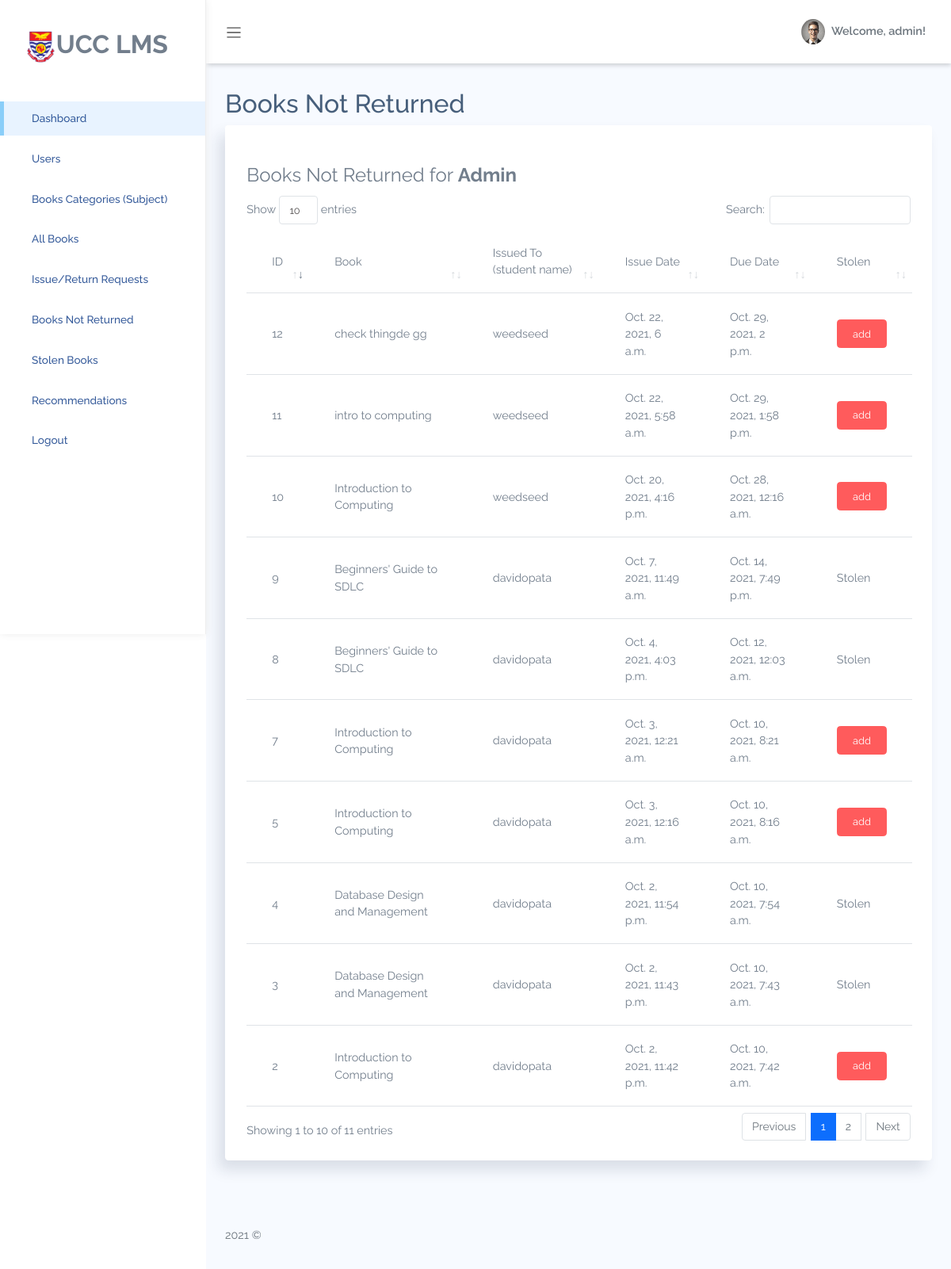
The page /books-not-returned/ (signed in) on the database its author committed.
### ucclms/models.py (models this page shows, shortened)
class BookRecord(models.Model):
    book = ForeignKey(Book, on_delete=models.CASCADE)
    user = models.ForeignKey(User, blank=False, null=False, on_delete=models.CASCADE)
    date_of_issue = models.DateTimeField(auto_now_add=True)
    due_date = models.DateTimeField(blank=True, null=True)
    date_of_return = models.DateTimeField(null=True, blank=True)
    dues = models.IntegerField(null=True, blank=True, default=0 )
    renewals_left = models.IntegerField(null=True, blank=True, default=0 )

class Book(models.Model):
    title = models.CharField(max_length = 255, blank=False, null=False)
    publisher = models.CharField(max_length = 255, blank=True, null=True)
    availability = models.IntegerField(default=0, blank=True, null=True)
    year = models.CharField(max_length = 4, blank=True, null=True)
    author = models.CharField(max_length = 255, blank=True, null=True)
    location = models.CharField(max_length = 255, blank=True, null=True)
    subject = models.ForeignKey(Subject, on_delete=models.SET_NULL, null=True, blank=True, related_name='booksubject')
    is_stolen = models.BooleanField(default=False)
    no_stolen = models.IntegerField(null=True, blank=True, default=0)
    def __str__(self):
        return self.title

### ucclms/decorators.py (the view)
        def wrapper_func(request, *args, **kwargs):
            group = None
            if request.user.groups.exists():
                group = request.user.groups.all()[0].name
            if group in allowed_roles:
                return view_func(request, *args, **kwargs)
            else:
                return HttpResponse('Not authorised to access this page Try <ul><li><a href="/">Home</a></li><li><a href="/login">Login</a></li><li><a href="/admin-dashboard">Admin dashboard</a></li><li><a href="/student-dashboard">Student/Faculty dashboard</a></li></ul>')

### ucclms/views.py (called while the page is built)
@allowed_users(allowed_roles=['admin'])
def booksNotreturned(request):
    book_records = BookRecord.objects.filter(date_of_return=None)
    context = {'dash_title':'Books Not Returned','book_records': book_records}
    return render(request, 'ucclms/student-booksnot.html', context)

### ucclms/templates/ucclms/student-booksnot.html
{% extends 'base.html' %}
{% block content %}
<section class="section">
    <div class="card">
        <div class="card-header">
        </div>
        <div class="card-body">
            <table class='table' id="table_id">
                <legend>Books Not Returned for <strong style="text-transform: capitalize;">{{user}}</strong></legend>
                <thead>
                    <tr>
                        <td>ID</td>
                        <td>Book</td>
                        <td>Issued To (student name)</td>
                        <td>Issue Date</td>
                        <td>Due Date</td>
                        <td>Stolen</td>
                    </tr>
                </thead>
                <tbody>
                    {% for i in book_records %}
                    <tr>
                        <td>{{i.id}}</td>
                        <td>{{i.book}}</td>
                        <td>{{i.user}}</td>
                        <td>{% if i.date_of_issue != None %}
                            {{i.date_of_issue}}
                            {%else%}
                            ----------
                            {%endif%}
                        </td>
                        <td>{% if i.due_date != None %}
                            {{i.due_date}}
                            {%else%}
                            ----------
                            {%endif%}
                        </td>
                        <td>
                            {% if i.book.is_stolen  %}
                            Stolen
                            {% else %}
                            <a href="{% url 'add-stolen-book' i.id %}" class="btn btn-danger btn-sm">add</a>
                            {%endif%}
                        </td>
                    </tr>
                    {% endfor %}
                </tbody>
            </table>
        </div>
    </div>
</section>
{% endblock %}

### templates/base.html (shortened to what this page needs)
<!DOCTYPE html>
{% load static %}
<html lang="en">
<head>
    <link rel="stylesheet" type="text/css" href="{% static 'css/all.min.css' %}">
    <link rel="stylesheet" type="text/css" href="{% static 'css/sign-up.css' %}">
    <link rel="stylesheet" type="text/css" href="{% static 'css/main.css' %}">
    <link rel="stylesheet" type="text/css" href="{% static '/css/dashstyle.css' %}">
    <link href="{% static 'libs/datatables/dataTables.bootstrap4.min.css' %}" rel="stylesheet" type="text/css" />
    <link href="{% static 'libs/datatables/responsive.bootstrap4.min.css' %}" rel="stylesheet" type="text/css" />
    <link href="{% static 'libs/datatables/buttons.bootstrap4.min.css' %}" rel="stylesheet" type="text/css" />
    <link href="{% static 'libs/datatables/select.bootstrap4.min.css' %}" rel="stylesheet" type="text/css" />
    <link rel="stylesheet" href="{% static 'css/bootstrap.css' %}">
    <link rel="stylesheet" href="{% static 'vendors/chartjs/Chart.min.css' %}">
    <link rel="stylesheet" href="{% static 'vendors/perfect-scrollbar/perfect-scrollbar.css' %}">
    <link rel="stylesheet" href="{% static 'css/app.css' %}">
</head>
<body>
    <div id="app">
        <div id="sidebar" class='active'>
            <div class="sidebar-wrapper active">
                <div class="sidebar-header">
                    <img src="{% static '/img/ucc_web_logo.png' %}" alt="" srcset="" height='30px'>UCC LMS
                </div>
                <div class="sidebar-menu">
                    <ul class="menu">
                        <li class="sidebar-item active ">
                            <a href="{% url 'admin-dashboard' %}" class='sidebar-link'>
                                <span>Dashboard</span>
                            </a>
                        </li>
                        <li class="sidebar-item">
                            <a href="{% url 'view-users' %}" class='sidebar-link'>
                                <span>Users</span>
                            </a>
                        </li>
                        <li class="sidebar-item">
                            <a href="{% url 'view-subjects' %}" class='sidebar-link'>
                                <span>Books Categories (Subject)</span>
                            </a>
                        </li>
                        <li class="sidebar-item">
                            <a href="{% url 'view-books' %}" class='sidebar-link'>
                                <span>All Books</span>
                            </a>
                        </li>
                        <li class="sidebar-item">
                            <a href="{% url 'book-records' %}" class='sidebar-link'>
                                <span>Issue/Return Requests</span>
                            </a>
                        </li>
                        <li class="sidebar-item">
                            <a href="{% url 'books-not-returned' %}" class='sidebar-link'>
                                <span>Books Not Returned</span>
                            </a>
                        </li>
                        <li class="sidebar-item">
                            <a href="{% url 'stolen-books' %}" class='sidebar-link'>
                                <span>Stolen Books</span>
                            </a>
                        </li>
                        <li class="sidebar-item">
                            <a href="{% url 'recommendations' %}" class='sidebar-link'>
                                <span>Recommendations</span>
                            </a>
                        </li>
                        <li class="sidebar-item">
                            <a href="{% url 'logout' %}" class='sidebar-link'>
                                <span>Logout</span>
                            </a>
                        </li>
                    </ul>
                </div>
            </div>
        </div>
        <div id="main">
            <nav class="navbar navbar-header navbar-expand navbar-light">
                <a class="sidebar-toggler" href="#"><span class="navbar-toggler-icon"></span></a>
                <div class="collapse navbar-collapse" id="navbarSupportedContent">
                    <ul class="navbar-nav d-flex align-items-center navbar-light ml-auto">
                        <li class="dropdown">
                            <a href="#" data-toggle="dropdown"
                                class="nav-link dropdown-toggle nav-link-lg nav-link-user">
                                <div class="avatar mr-1">
                                    <img src="{% static 'img/avatar/avatar-s-1.png' %}" alt="" srcset="">
                                </div>
                                <div class="d-none d-md-block d-lg-inline-block">Welcome, {{request.user}}!</div>
                            </a>
                        </li>
                    </ul>
                </div>
            </nav>
            <div class="main-content container">
                <div class="page-title">
                    <h3>{{ dash_title }}</h3>
                </div>
                {% block content %}
                {% endblock %}
            </div>
            <footer>
                <div class="footer clearfix mb-0 text-muted">
                    <div class="float-left">
                        <p>2021 &copy;</p>
                    </div>
                </div>
            </footer>
        </div>
    </div>
</body>
</html>

### staticfiles/css/main.css (style rules this page uses)
* { margin: 0; padding: 0; box-sizing: border-box; }
body { background-color: rgb(241, 241, 241); }
ul { list-style: none; }
a { text-decoration: none; }
nav.navbar { height: 10vh; }
nav.navbar a { color: #fff; }

### staticfiles/css/app.css (style rules this page uses)
* { font-family: "Raleway"; }
#app { position: relative; }
#main { margin-left: 260px; background-color: #F7FAFF; min-height: 100vh; transition: margin-left 0.6s ease-out; }
#main .main-content { padding: 2rem 1.5rem; }
#main .main-content .page-title h3 { font-size: 2rem; }
a { text-decoration: none; outline: 0; }
footer { padding: 1rem 1.5rem; }
.avatar { display: inline-flex; border-radius: 50%; text-align: center; vertical-align: middle; position: relative; }
.avatar img { width: 32px; height: 32px; border-radius: 50%; }
.btn.btn-danger { color: #fff; }
.dropdown-toggle:after { color: #fff; }
#sidebar.active .sidebar-wrapper { left: 0; }
.sidebar-wrapper { width: 260px; height: 100vh; position: fixed; top: 0; z-index: 10; background-color: #fff; bottom: 0; border-right: 1px solid #eee; box-shadow: 0 0 10px #ececec; left: -260px; transition: left 0.6s ease-out; }
.sidebar-wrapper .sidebar-header { padding: 2rem 2rem 1rem; font-size: 2rem; font-weight: bold; }
.sidebar-wrapper .sidebar-header img { height: 2.5rem; }
.sidebar-wrapper .menu { padding-left: 0; margin-top: 2rem; }
.sidebar-wrapper .menu .sidebar-link { display: block; padding: 0.7rem 1.5rem; font-size: 0.85rem; display: flex; align-items: center; transition: all 0.5s; }
.sidebar-wrapper .menu .sidebar-link > span { color: #053382; font-weight: 500; margin-left: 1rem; opacity: 0.8; }
.sidebar-wrapper .menu .sidebar-item { list-style: none; margin-top: 0.5rem; position: relative; }
.sidebar-wrapper .menu .sidebar-item.active .sidebar-link { background-color: #e8f3ff; }
.sidebar-wrapper .menu .sidebar-item.active .sidebar-link:before { content: ""; position: absolute; left: 0; height: 100%; top: 0; bottom: 0; background-color: rgba(46, 170, 244, 0.5); width: 5px; }
.card { box-shadow: -8px 12px 18px 0 rgba(25, 42, 70, 0.13); margin-bottom: 2.2rem; }
.card .card-header { border: none; }
.card .card-header ~ .card-body { padding-top: 0; }
.card .card-body { padding: 1.4rem 1.7rem; }
.navbar { height: 70px; padding: 1.5rem; }
.navbar .nav-link-user img { width: 30px; }
.navbar.navbar-header li { display: flex; align-items: center; }
.navbar.navbar-header .dropdown > a { color: #6c757d; font-weight: 600; }
.navbar.navbar-header .dropdown > a:after { display: none; }
.table td, .dataTable-table td, .table thead th, .dataTable-table thead th { vertical-align: middle; }
nav.navbar { box-shadow: 0 2px 6px rgba(0,0,0,0.2); background-color: #fff; }

### rows shown on the page
BookRecord: id "2", book "Introduction to Computing", user "davidopata", date_of_issue "Oct. 2, 2021, 11:42 p.m.", due_date "Oct. 10, 2021, 7:42 a.m.", shows "add"
BookRecord: id "3", book "Database Design and Management", user "davidopata", date_of_issue "Oct. 2, 2021, 11:43 p.m.", due_date "Oct. 10, 2021, 7:43 a.m.", shows "Stolen"
BookRecord: id "4", book "Database Design and Management", user "davidopata", date_of_issue "Oct. 2, 2021, 11:54 p.m.", due_date "Oct. 10, 2021, 7:54 a.m.", shows "Stolen"
BookRecord: id "5", book "Introduction to Computing", user "davidopata", date_of_issue "Oct. 3, 2021, 12:16 a.m.", due_date "Oct. 10, 2021, 8:16 a.m.", shows "add"
BookRecord: id "7", book "Introduction to Computing", user "davidopata", date_of_issue "Oct. 3, 2021, 12:21 a.m.", due_date "Oct. 10, 2021, 8:21 a.m.", shows "add"
BookRecord: id "8", book "Beginners' Guide to SDLC", user "davidopata", date_of_issue "Oct. 4, 2021, 4:03 p.m.", due_date "Oct. 12, 2021, 12:03 a.m.", shows "Stolen"
BookRecord: id "9", book "Beginners' Guide to SDLC", user "davidopata", date_of_issue "Oct. 7, 2021, 11:49 a.m.", due_date "Oct. 14, 2021, 7:49 p.m.", shows "Stolen"
BookRecord: id "10", book "Introduction to Computing", user "weedseed", date_of_issue "Oct. 20, 2021, 4:16 p.m.", due_date "Oct. 28, 2021, 12:16 a.m.", shows "add"
BookRecord: id "11", book "intro to computing", user "weedseed", date_of_issue "Oct. 22, 2021, 5:58 a.m.", due_date "Oct. 29, 2021, 1:58 p.m.", shows "add"
BookRecord: id "12", book "check thingde gg", user "weedseed", date_of_issue "Oct. 22, 2021, 6 a.m.", due_date "Oct. 29, 2021, 2 p.m.", shows "add"

### other values the page prints
{{ request.user }} "admin"
{{ dash_title }} "Books Not Returned"
{{ user }} "Admin"
